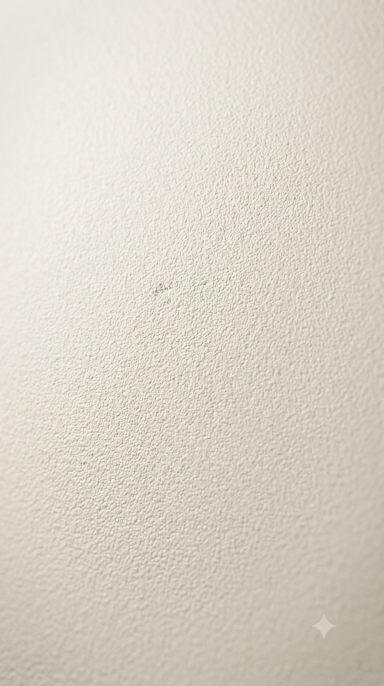
#> input picture UI SENDBLOOM/PNG/back plate.png, 768 x 1372 px, given in place of shell.png, which was not available (shown at 1/2 size)
$ python extract_ui_assets.py
#> lines starting #> are read from the running program, lines starting #| are printed output that depends on the picture; after the words box and inside, x2 and y2 are one past the last pixel; in counts of white or black regions, pixels touching at a corner belong together; pictures that were not available may be replaced by others from this repository, and a replacement may not be noted
#!/usr/bin/env python3
"""Reproducibly extract the supplied SendBloom hardware sheets into alpha PNGs."""

from __future__ import annotations

import math
from pathlib import Path

from PIL import Image, ImageChops, ImageDraw, ImageFilter, ImageOps


ROOT = Path(__file__).resolve().parents[1]
SOURCE = Path("/Users/nikolaymohr/Dropbox/UI SENDBLOOM")
OUTPUT = ROOT / "resources" / "ui"


def crop(source: str, box: tuple[int, int, int, int]) -> Image.Image:
    return Image.open(SOURCE / source).convert("RGB").crop(box)


def save_rgba(image: Image.Image, alpha: Image.Image, name: str) -> None:
    image = image.convert("RGBA")
    image.putalpha(alpha)
    bbox = alpha.getbbox()
    if bbox is not None:
        image = image.crop(tuple(max(0, value - 3) if i < 2 else min(image.size[i - 2], value + 3)
                                 for i, value in enumerate(bbox)))
    image.save(OUTPUT / name, optimize=True)


# [4 lines left out: function soft_ellipse, not called in this run]


def soft_circle(size: tuple[int, int], inset: int = 5, y_bias: int = 0, blur: float = 1.2) -> Image.Image:
    diameter = min(size) - inset * 2
    left = (size[0] - diameter) // 2
    top = (size[1] - diameter) // 2 + y_bias
    mask = Image.new("L", size, 0)
    ImageDraw.Draw(mask).ellipse((left, top, left + diameter, top + diameter), fill=255)
    return mask.filter(ImageFilter.GaussianBlur(blur))


def dark_subject_alpha(image: Image.Image, low: int, high: int) -> Image.Image:
    """Matte a dark/metal subject from a light studio field without altering RGB pixels."""
    grey = ImageOps.grayscale(image)
    lut = [255 if v <= low else 0 if v >= high else round(255 * (high - v) / (high - low))
           for v in range(256)]
    alpha = grey.point(lut)
    # Close tiny holes in specular metal, then soften only the outer antialiasing fringe.
    alpha = alpha.filter(ImageFilter.MaxFilter(5)).filter(ImageFilter.MinFilter(3))
    return alpha.filter(ImageFilter.GaussianBlur(0.65))


def rounded_mask(size: tuple[int, int], inset: int, radius: int, blur: float = 1.5) -> Image.Image:
    mask = Image.new("L", size, 0)
    ImageDraw.Draw(mask).rounded_rectangle(
        (inset, inset, size[0] - inset - 1, size[1] - inset - 1),
        radius=radius,
        fill=255,
    )
    return mask.filter(ImageFilter.GaussianBlur(blur))


def extract_background() -> None:
    shell = Image.open(SOURCE / "shell.png").convert("RGBA")
    texture = Image.open(SOURCE / "back plate.png").convert("RGB")
#> texture is the input picture: PIL image 768x1372 RGB; mean R, G, B 217.7, 211.9, 200.7
    # The photographed inset is x=129..664, y=140..1112. Preserve its rounded lip and
    # replace only the inner field, leaving a small margin so no compositing seam reaches it.
    field = (145, 157, 648, 1093)
    panel = ImageOps.fit(texture, (field[2] - field[0], field[3] - field[1]), method=Image.Resampling.LANCZOS)
    # Remove the small generator sparkle baked into the supplied texture by cloning a
    # neighbouring patch of the same leather grain with a feathered blend.
    patch = panel.crop((238, 812, 358, 922))
    clone_mask = rounded_mask(patch.size, 10, 24, 16.0)
#> in rounded_mask, `mask = Image.new("L", size, 0)`: mask: PIL image 120x110 L; every value is 0
#> in rounded_mask, `ImageDraw.Draw(mask).rounded_rectangle( (inset, inset, size[0] - inset..`:
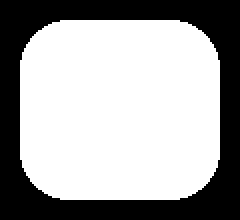
#> mask: PIL image 120x110 L (shown 2 times larger); 64.2% white; 1 black region, box (x1, y1, x2, y2) and area: (0, 0, 120, 110) 4724
#> in rounded_mask, `return mask.filter(ImageFilter.GaussianBlur(blur))`:
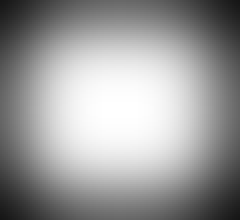
#> returned value: PIL image 120x110 L (shown 2 times larger); min 22, max 255, mean 154.5
    panel.paste(patch, (373, 802), clone_mask)
    mask = rounded_mask(panel.size, 0, 27, 2.0)
#> call 2 of rounded_mask, with size = (503, 936), inset = 0, radius = 27, blur = 2
#> in rounded_mask (call 2), `mask = Image.new("L", size, 0)`: mask: PIL image 503x936 L; every value is 0
#> in rounded_mask (call 2), `ImageDraw.Draw(mask).rounded_rectangle( (inset, inset, size[0] - inset..`:
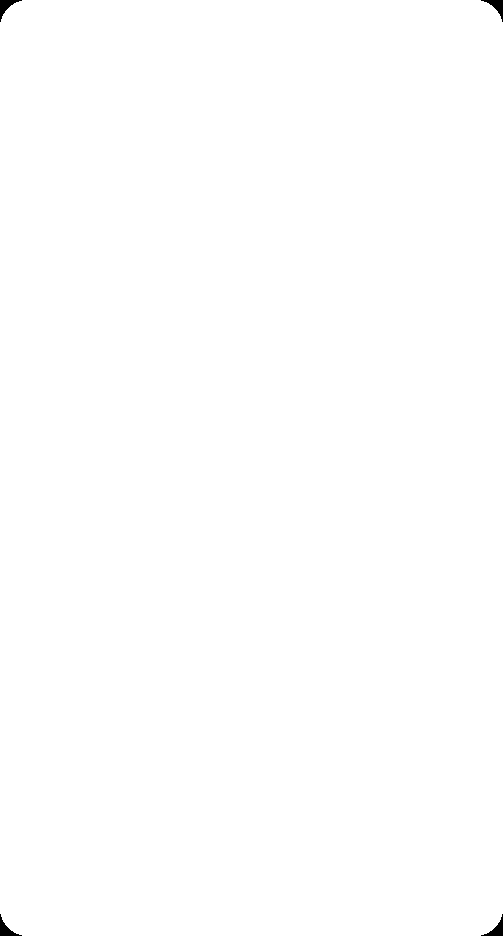
#> mask: PIL image 503x936 L; 99.9% white; 4 black regions, box (x1, y1, x2, y2) and area: (0, 0, 22, 22) 164, (481, 0, 503, 22) 164, (0, 914, 22, 936) 164, (481, 914, 503, 936) 164
    shell.alpha_composite(Image.merge("RGBA", (*panel.split(), mask)), (field[0], field[1]))
    shell.save(OUTPUT / "pedal_background.png", optimize=True)


def extract_knobs() -> None:
    boxes = [
        (42, 246, 307, 523),
        (311, 245, 566, 523),
        (570, 246, 824, 522),
        (835, 244, 1087, 525),
        (1093, 242, 1345, 526),
    ]
    names = ["knob_input.png", "knob_size.png", "knob_level.png", "knob_distortion.png", "knob_output.png"]
    for box, name in zip(boxes, names):
        image = crop("buttons.png", box)
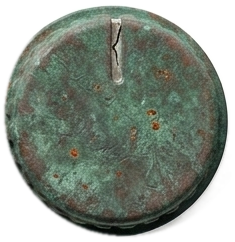
#> input picture resources/ui/knob_distortion.png, 235 x 242 px, given in place of buttons.png, which was not available
#> in crop, `return Image.open(SOURCE / source).convert("RGB").crop(box)`: returned value: PIL image 265x277 RGB; every value is 0
        # Intersect the circular silhouette with a luminance matte to exclude the white
        # studio field between the irregular worn rim and its analytic boundary.
        alpha = ImageChops.multiply(soft_circle(image.size, inset=5, y_bias=-7, blur=1.1),
                                    dark_subject_alpha(image, 178, 218))
#> in soft_circle, `mask = Image.new("L", size, 0)`: mask: PIL image 265x277 L; every value is 0
#> in soft_circle, `ImageDraw.Draw(mask).ellipse((left, top, left + diameter, top + diamet..`: mask: PIL image 265x277 L; 70.1% white; 1 black region, box (x1, y1, x2, y2) and area: (0, 0, 265, 277) 21981
#> in dark_subject_alpha, `alpha = grey.point(lut)`: alpha: PIL image 265x277 L; every value is 255
        save_rgba(image, alpha, name)
#> in save_rgba, `image.putalpha(alpha)`:
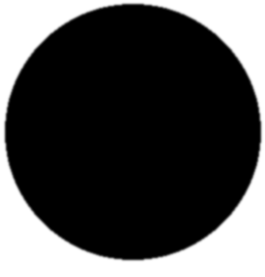
#> image: PIL image 265x277 RGBA; mean R, G, B, A 0, 0, 0, 178.6; transparent parts drawn white
#> in save_rgba, `bbox = alpha.getbbox()`: bbox = (2, 1, 264, 263)


def extract_dark_states() -> None:
    for box, name in [
        ((87, 104, 594, 621), "dark_off.png"),
        ((783, 104, 1269, 621), "dark_on.png"),
    ]:
        image = crop("dark mode image.png", box)
        save_rgba(image, dark_subject_alpha(image, 70, 208), name)
#> in dark_subject_alpha (call 6), `alpha = alpha.filter(ImageFilter.MaxFilter(5)).filter(ImageFilter.MinF..`:
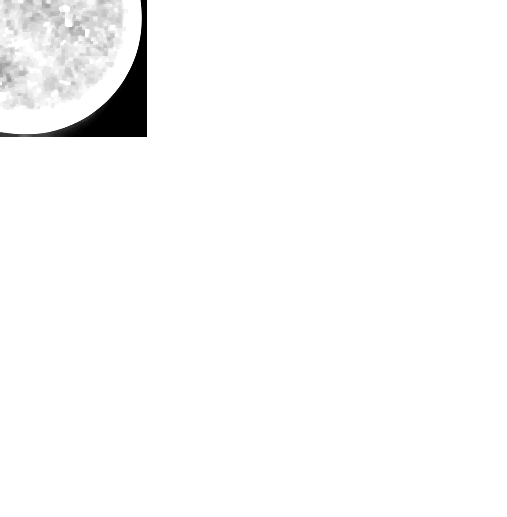
#> alpha: PIL image 507x517 L; min 0, max 255, mean 249.9
#> in save_rgba (call 6), `image.putalpha(alpha)`:
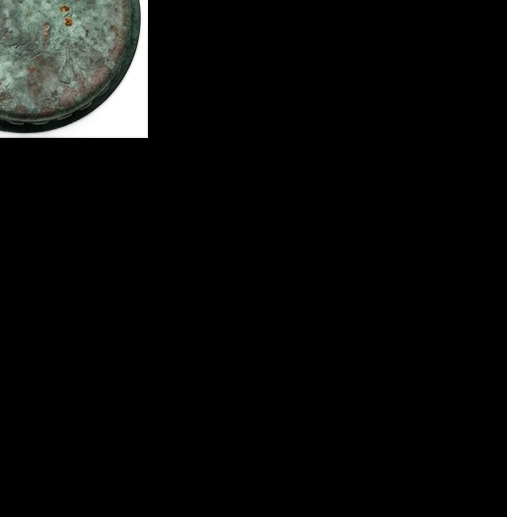
#> image: PIL image 507x517 RGBA; mean R, G, B, A 8.7, 9.4, 8.6, 249.9; transparent parts drawn white
#> in save_rgba (call 6), `bbox = alpha.getbbox()`: bbox = (0, 0, 507, 517)


def extract_gate_states() -> None:
    for box, name, is_post in [
        ((355, 226, 641, 527), "gate_pre.png", False),
        ((735, 244, 1027, 576), "gate_post.png", True),
    ]:
        image = crop("flip switchimage.png", box)
        edge = dark_subject_alpha(image, 192, 229)
        outer = Image.new("L", image.size, 0)
        core = Image.new("L", image.size, 0)
        od = ImageDraw.Draw(outer)
        cd = ImageDraw.Draw(core)
        if not is_post:
            od.ellipse((7, 35, image.width - 7, image.height - 5), fill=255)
            od.rounded_rectangle((111, 0, 177, 176), radius=28, fill=255)
            cd.ellipse((19, 48, image.width - 19, image.height - 18), fill=255)
            cd.rounded_rectangle((121, 0, 167, 167), radius=22, fill=255)
        else:
            od.ellipse((8, 0, image.width - 8, 276), fill=255)
            od.line((145, 134, 165, 326), fill=255, width=74)
            cd.ellipse((20, 12, image.width - 20, 263), fill=255)
            cd.line((145, 138, 165, 326), fill=255, width=47)
        outer = outer.filter(ImageFilter.GaussianBlur(1.1))
        core = core.filter(ImageFilter.GaussianBlur(0.8))
        alpha = ImageChops.lighter(ImageChops.multiply(edge, outer), core)
        save_rgba(image, alpha, name)


# [47 lines left out: functions extract_footswitch_states, extract_logo_and_presets, extract_clip_states, not called in this run]


def main() -> None:
    OUTPUT.mkdir(parents=True, exist_ok=True)
    extract_background()
    extract_knobs()
    extract_dark_states()
    extract_gate_states()
    extract_footswitch_states()
    extract_logo_and_presets()
    extract_clip_states()


if __name__ == "__main__":
#> (the run stopped early here; a loop or call above may not have finished)
